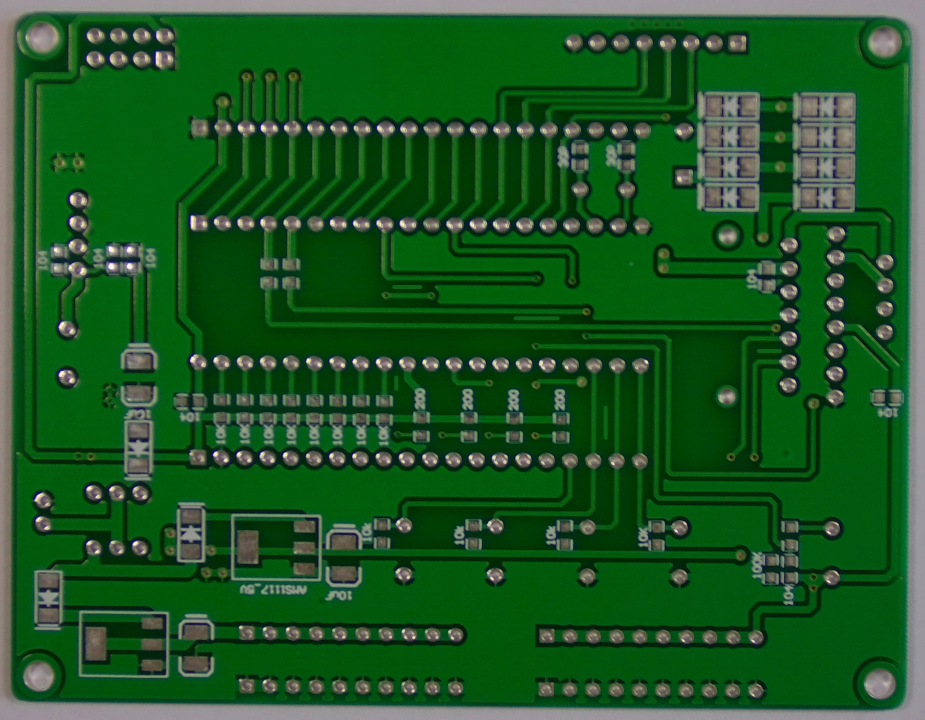
#> input picture cvdir/img/pcb.jpg, 2775 x 2159 px (shown at 1/3 size)
$ jupyter execute findcts.ipynb
#> lines starting #> are read from the running program, lines starting #| are printed output that depends on the picture; after the words box and inside, x2 and y2 are one past the last pixel; in counts of white or black regions, pixels touching at a corner belong together
[cell 1]
# 외곽선 검출

[cell 2]
import numpy as np
import cv2
import random

[cell 3]
def contours_basic():
    img = cv2.imread('./img/pcb.jpg', cv2.IMREAD_GRAYSCALE)
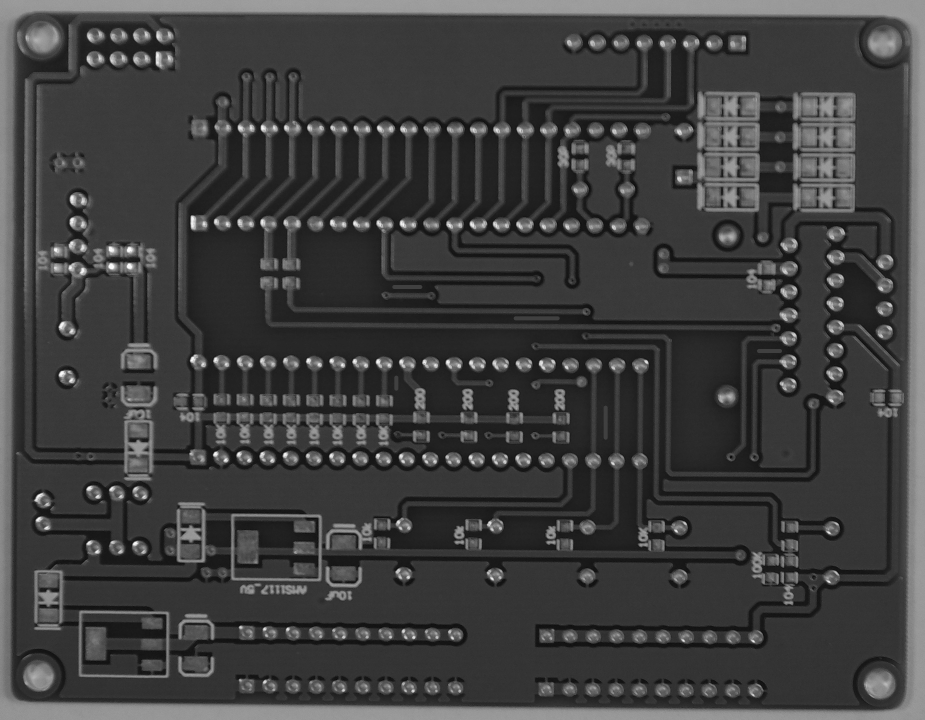
#> img: shape (2159, 2775) (shown at 1/3 size); min 1, max 255, mean 63.5
    img = cv2.resize(img, (800,600), interpolation=cv2.INTER_LANCZOS4)
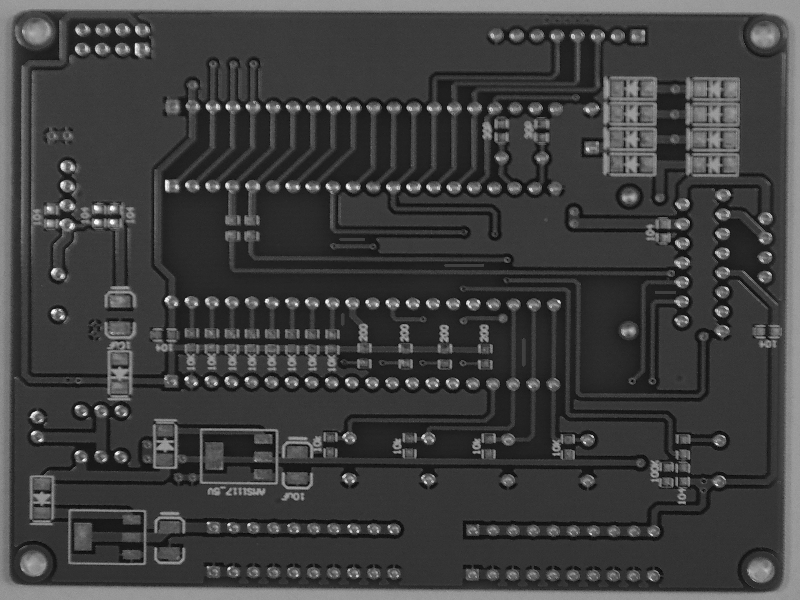
#> img: shape (600, 800); min 4, max 254, mean 63.5
    _, img = cv2.threshold(img, 0, 255, cv2.THRESH_BINARY | cv2.THRESH_OTSU)
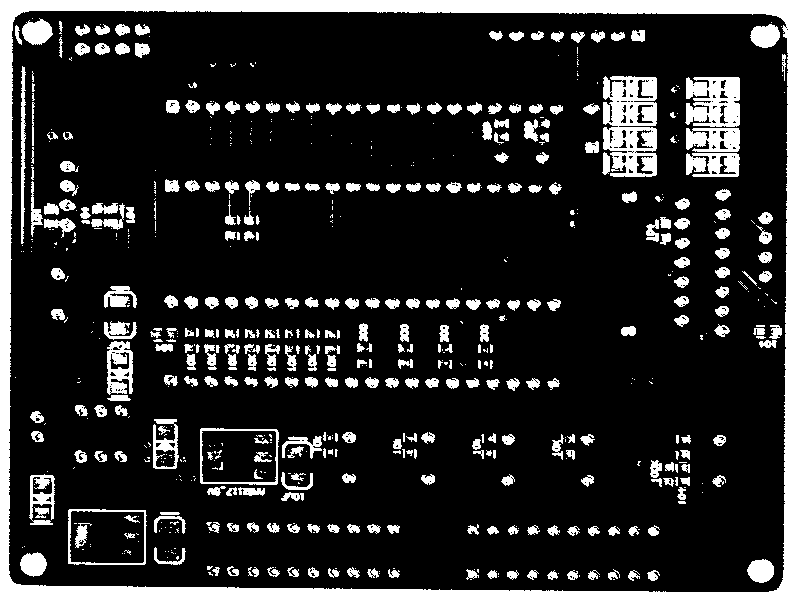
#> img: shape (600, 800); 16.5% white; 682 white regions (314 under 20 px)

    contours, _ = cv2.findContours(img, cv2.RETR_TREE, cv2.CHAIN_APPROX_NONE)
#> contours = 1175 contours, 837 with area under 20; largest, box (x1, y1, x2, y2) and area: (0, 0, 800, 600) 478601, (8, 10, 789, 593) 447594, (603, 76, 657, 177) 4474, (200, 428, 279, 485) 4214, (68, 509, 147, 565) 4181

    dst = cv2.cvtColor(img, cv2.COLOR_GRAY2BGR)
#> dst: shape (600, 800, 3); 16.5% white; 682 white regions (314 under 20 px), largest, box (x1, y1, x2, y2) and area: (0, 0, 800, 600) 33742, (603, 76, 657, 177) 4040, (685, 77, 740, 127) 2196

    for i in range(len(contours)):
        c = (random.randint(0, 255), random.randint(0, 255), random.randint(0, 255))
        cv2.drawContours(dst, contours, i, c, 2)
#> this loop made 1175 passes
#> c on passes 1 to 3: (197, 215, 20), (132, 248, 207), (155, 244, 183)
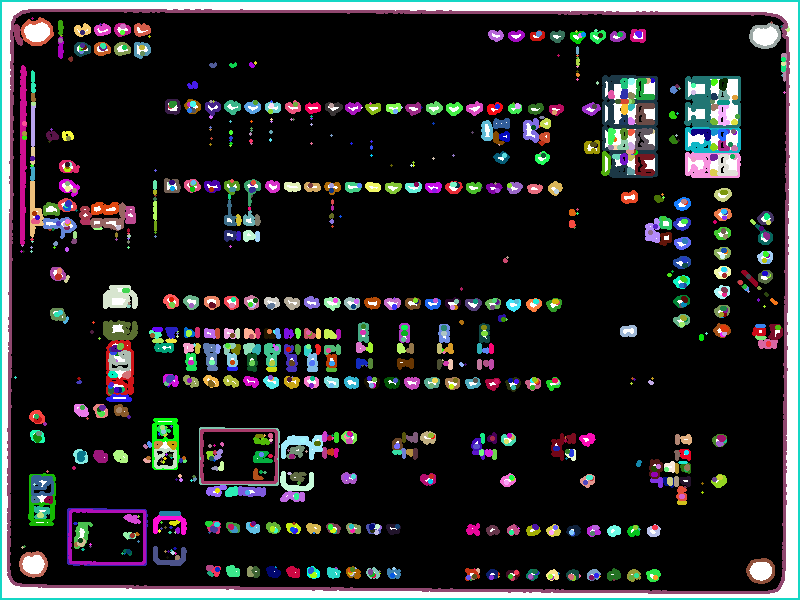
#> dst: shape (600, 800, 3); mean B, G, R 37.5, 36.6, 36.5

    cv2.imshow('src', img)
    cv2.imshow('dst', dst)

    cv2.waitKey()
    cv2.destroyAllWindows()

$ run again, with cvdir/img/01_missing_hole_01.jpg copied over cvdir/img/pcb.jpg
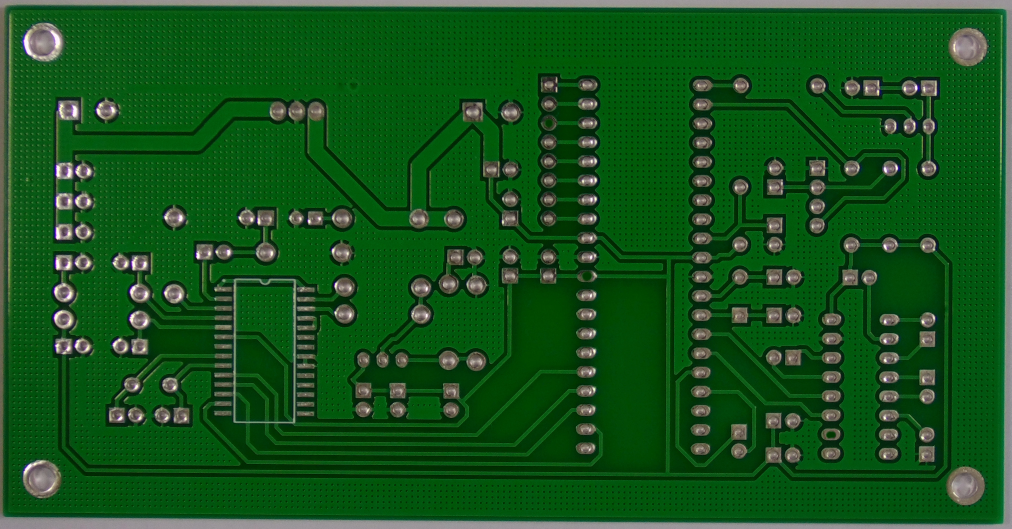
#> input picture cvdir/img/01_missing_hole_01.jpg, 3034 x 1586 px (shown at 1/3 size)
#> in contours_basic, `_, img = cv2.threshold(img, 0, 255, cv2.THRESH_BINARY | cv2.THRESH_OTSU)`:
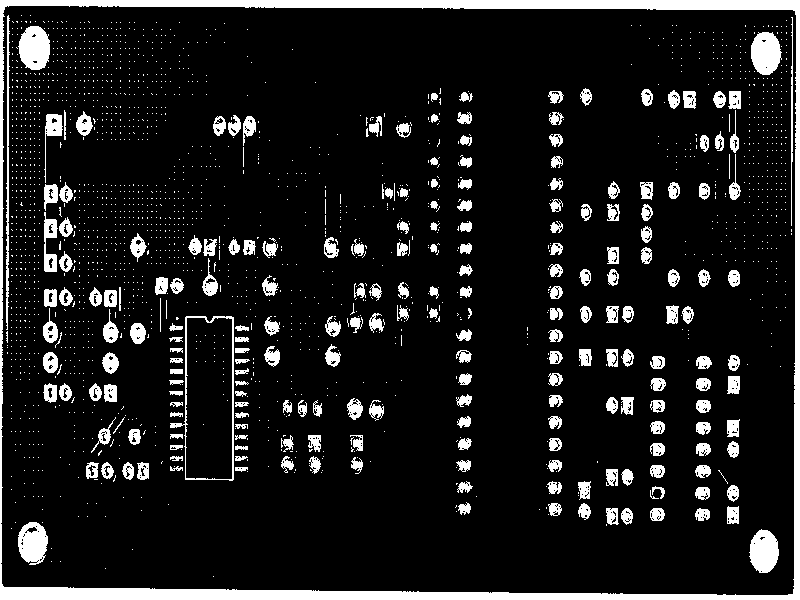
#> img: shape (600, 800); 11.2% white; 2096 white regions (1873 under 20 px)
#> contours = 2822 contours, 2566 with area under 20; largest, box (x1, y1, x2, y2) and area: (0, 0, 800, 600) 478601, (0, 5, 797, 596) 463144, (170, 316, 234, 481) 7838, (185, 317, 233, 480) 7442, (18, 26, 50, 70) 1046
#> the loop in contours_basic, `for i in range(len(contours)):` made 2822 passes
#> c on passes 1 to 3: (197, 215, 20), (132, 248, 207), (155, 244, 183)
#> after the loop in contours_basic, `for i in range(len(contours)):`:
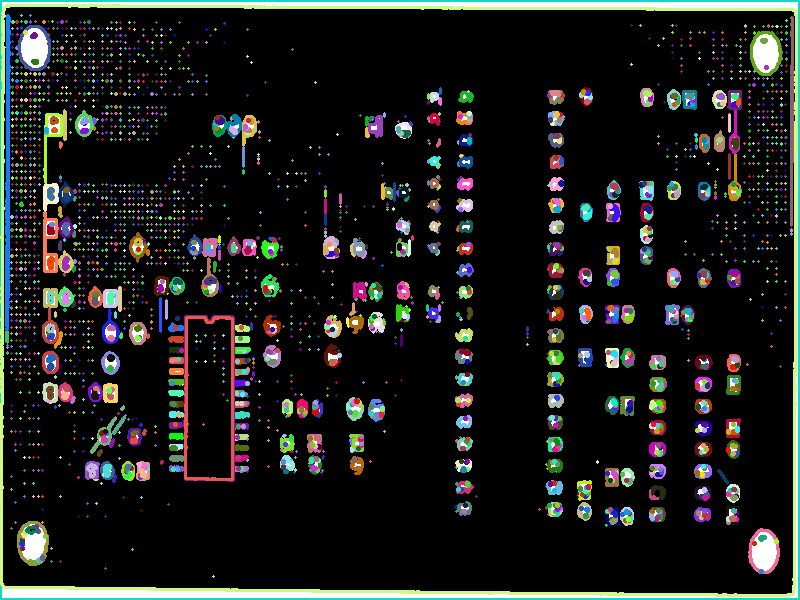
#> dst: shape (600, 800, 3); mean B, G, R 26.8, 29.1, 27.3
